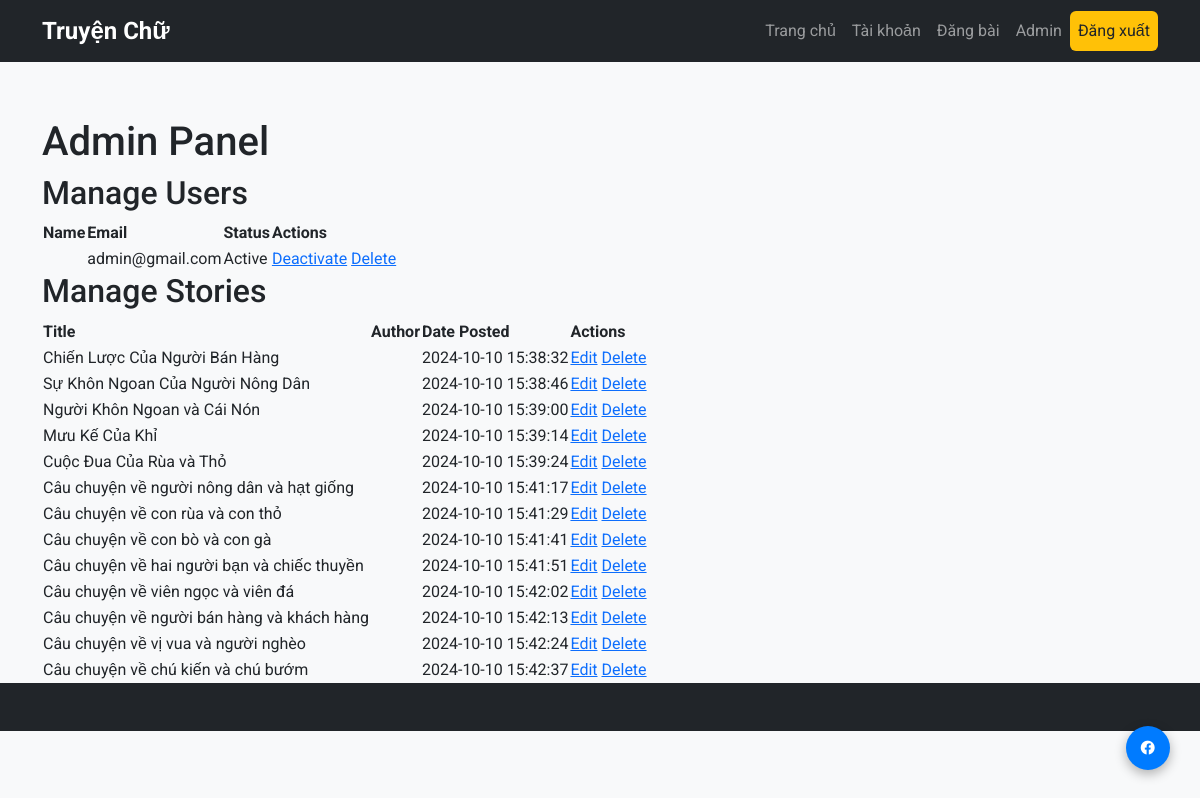
The page /admin (signed in) on the database its author committed.
### app.py (models this page shows, shortened)
class User(db.Model):
    user_id = db.Column(db.Integer, primary_key=True)
    email = db.Column(db.String(100), nullable=False, unique=True)
    password_hash = db.Column(db.String(128), nullable=False)  # Password hash
    is_active = db.Column(db.Boolean, default=True)  # Account status

class Story(db.Model):
    story_id = db.Column(db.Integer, primary_key=True)
    title = db.Column(db.String(200), nullable=False)
    content = db.Column(db.Text, nullable=False)
    user_id = db.Column(db.Integer, db.ForeignKey('user.user_id'), nullable=False)
    user = db.relationship('User', backref=db.backref('stories', lazy=True))
    date_posted = db.Column(db.DateTime, default=datetime.utcnow)  # Date posted

### app.py (the view)
@app.route("/admin")
def admin_page():
    if "user" in session and session.get("is_admin"):
        users = User.query.all()
        stories = Story.query.all()
        return render_template("admin.html", users=users, stories=stories)
    flash("You need to be an admin to access this page.", "danger")
    return redirect(url_for("login"))  # Điều hướng đến trang đăng nhập nếu không có quyền

### templates/admin.html (shortened to what this page needs)
{% extends 'base.html' %}
{% block content %}
<h1>Admin Panel</h1>
<h2>Manage Users</h2>
<table>
    <thead>
        <tr>
            <th>Name</th>
            <th>Email</th>
            <th>Status</th>
            <th>Actions</th>
        </tr>
    </thead>
    <tbody>
        {% for user in users %}
        <tr>
            <td>{{ user.name }}</td>
            <td>{{ user.email }}</td>
            <td>{{ "Active" if user.is_active else "Deactivated" }}</td>
            <td>
                {% if user.is_active %}
                    <a href="{{ url_for('deactivate_user', user_id=user.user_id) }}">Deactivate</a>
                {% else %}
                    <a href="{{ url_for('activate_user', user_id=user.user_id) }}">Activate</a>
                {% endif %}
                <a href="{{ url_for('delete_user', user_id=user.user_id) }}" onclick="return confirm('Are you sure?')">Delete</a>
            </td>
        </tr>
        {% endfor %}
    </tbody>
</table>
<h2>Manage Stories</h2>
<table>
    <thead>
        <tr>
            <th>Title</th>
            <th>Author</th>
            <th>Date Posted</th>
            <th>Actions</th>
        </tr>
    </thead>
    <tbody>
        {% for story in stories %}
        <tr>
            <td>{{ story.title }}</td>
            <td>{{ story.user.name }}</td>
            <td>{{ story.date_posted.strftime('%Y-%m-%d %H:%M:%S') }}</td>
            <td>
                <a href="{{ url_for('edit_story', story_id=story.story_id) }}">Edit</a>
                <a href="{{ url_for('delete_story', story_id=story.story_id) }}" onclick="return confirm('Are you sure?')">Delete</a>
            </td>
        </tr>
        {% endfor %}
    </tbody>
</table>
{% endblock %}

### static/style.css (style rules this page uses)
body { font-family: Arial, sans-serif; transition: background-color 0.5s ease, color 0.5s ease, opacity 0.5s ease; }

### templates/base.html (style rules this page uses)
body { font-family: 'Roboto', sans-serif; background-color: #f8f9fa; }

### rows shown on the page
User: email "admin@gmail.com", is_active "Active"
Story: title "Chiến Lược Của Người Bán Hàng", date_posted "2024-10-10 15:38:32"
Story: title "Sự Khôn Ngoan Của Người Nông Dân", date_posted "2024-10-10 15:38:46"
Story: title "Người Khôn Ngoan và Cái Nón", date_posted "2024-10-10 15:39:00"
Story: title "Mưu Kế Của Khỉ", date_posted "2024-10-10 15:39:14"
Story: title "Cuộc Đua Của Rùa và Thỏ", date_posted "2024-10-10 15:39:24"
Story: title "Câu chuyện về người nông dân và hạt giống", date_posted "2024-10-10 15:41:17"
Story: title "Câu chuyện về con rùa và con thỏ", date_posted "2024-10-10 15:41:29"
Story: title "Câu chuyện về con bò và con gà", date_posted "2024-10-10 15:41:41"
Story: title "Câu chuyện về hai người bạn và chiếc thuyền", date_posted "2024-10-10 15:41:51"
Story: title "Câu chuyện về viên ngọc và viên đá", date_posted "2024-10-10 15:42:02"
Story: title "Câu chuyện về người bán hàng và khách hàng", date_posted "2024-10-10 15:42:13"
Story: title "Câu chuyện về vị vua và người nghèo", date_posted "2024-10-10 15:42:24"
Story: title "Câu chuyện về chú kiến và chú bướm", date_posted "2024-10-10 15:42:37"
